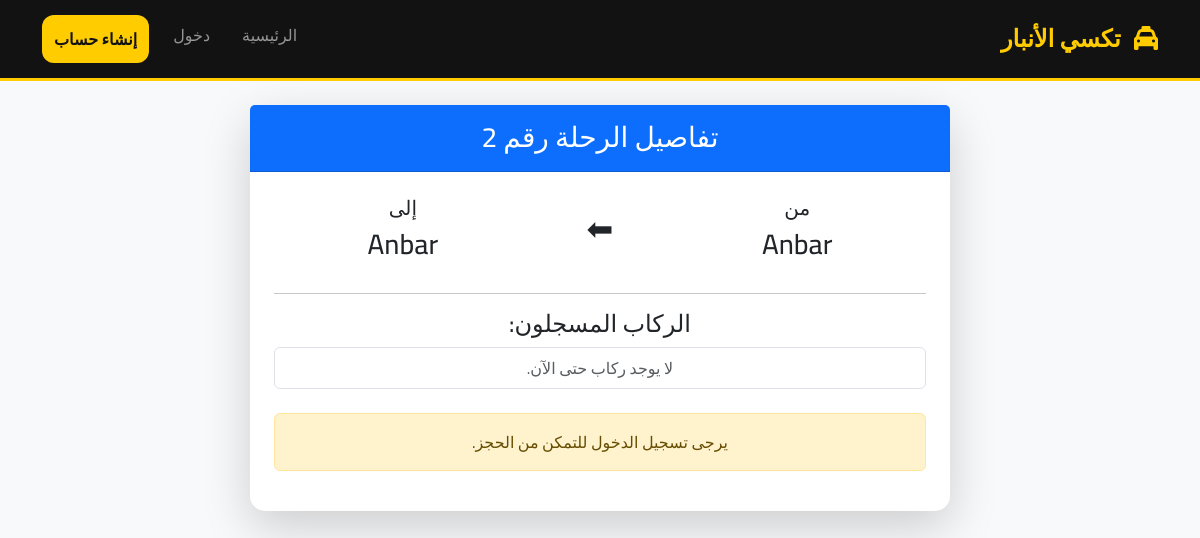
/2, run on the app's committed database.
### routes/models.py (models this page shows, shortened)
class Route(models.Model):
    origin = models.ForeignKey(Station, on_delete=models.CASCADE, related_name="departures")
    destination = models.ForeignKey(Station, on_delete=models.CASCADE, related_name="arrivals")
    duration = models.IntegerField()
    passengers = models.ManyToManyField(User, blank=True, related_name="booked_routes")
    driver_name = models.CharField(max_length=64, default="سائق تكسي")
    driver_phone = models.CharField(max_length=15, default="0770")

class Station(models.Model):
    code = models.CharField(max_length=3)
    name = models.CharField(max_length=64)

### routes/views.py (the view)
# urls.py: path("<int:route_id>", views.route, name="route"),
def route(request, route_id):
    route = get_object_or_404(Route, pk=route_id)
    return render(request, "routes/route.html", {
        "route": route,
        "passengers": route.passengers.all(),
        "is_booked": route.passengers.filter(id=request.user.id).exists() if request.user.is_authenticated else False
    })

### templates/routes/route.html
{% extends "layout.html" %}
{% block body %}
    <div class="card shadow-lg mx-auto" style="max-width: 700px;">
        <div class="card-header bg-primary text-white text-center py-3">
            <h3 class="mb-0">تفاصيل الرحلة رقم {{ route.id }}</h3>
        </div>
        <div class="card-body p-4 text-center">
            <div class="row mb-4">
                <div class="col-5">
                    <h5>من</h5>
                    <h3>{{ route.origin.name }}</h3>
                </div>
                <div class="col-2 align-self-center"><h2>⬅</h2></div>
                <div class="col-5">
                    <h5>إلى</h5>
                    <h3>{{ route.destination.name }}</h3>
                </div>
            </div>
            <hr>
            <h4>الركاب المسجلون:</h4>
            <ul class="list-group mb-4">
                {% for passenger in passengers %}
                    <li class="list-group-item">{{ passenger.username }}</li>
                {% empty %}
                    <li class="list-group-item text-muted">لا يوجد ركاب حتى الآن.</li>
                {% endfor %}
            </ul>
            {% if user.is_authenticated %}
                {% if is_booked %}
                    <form action="{% url 'unbook' route.id %}" method="post">
                        {% csrf_token %}
                        <button type="submit" class="btn btn-danger btn-lg w-100">إلغاء حجز مقعدي</button>
                    </form>
                {% else %}
                    <form action="{% url 'book' route.id %}" method="post">
                        {% csrf_token %}
                        <button type="submit" class="btn btn-success btn-lg w-100">حجز مقعد الآن</button>
                    </form>
                {% endif %}
            {% else %}
                <div class="alert alert-warning">يرجى تسجيل الدخول للتمكن من الحجز.</div>
            {% endif %}
        </div>
    </div>
{% endblock %}

### templates/layout.html (style rules this page uses)
:root { --taxi-yellow: #ffcc00; --taxi-dark: #121212; --taxi-gray: #f8f9fa; }
body { font-family: 'Cairo', sans-serif; background-color: var(--taxi-gray); color: var(--taxi-dark); padding-bottom: 70px; }
.card { border: none; border-radius: 15px; box-shadow: 0 4px 6px rgba(0,0,0,0.05); transition: transform 0.2s; }

### data on the page
Route: id "2", origin.name "Anbar", destination.name "Anbar"
